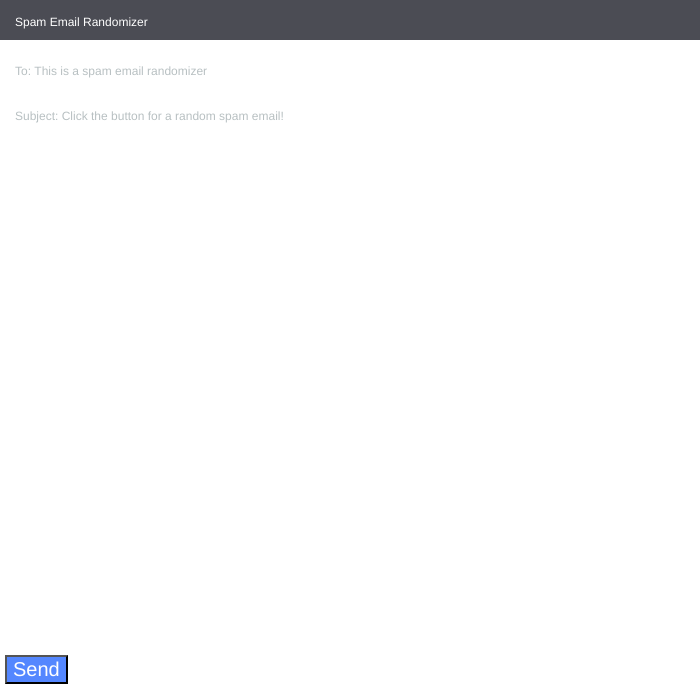
Frame 1 (no input)
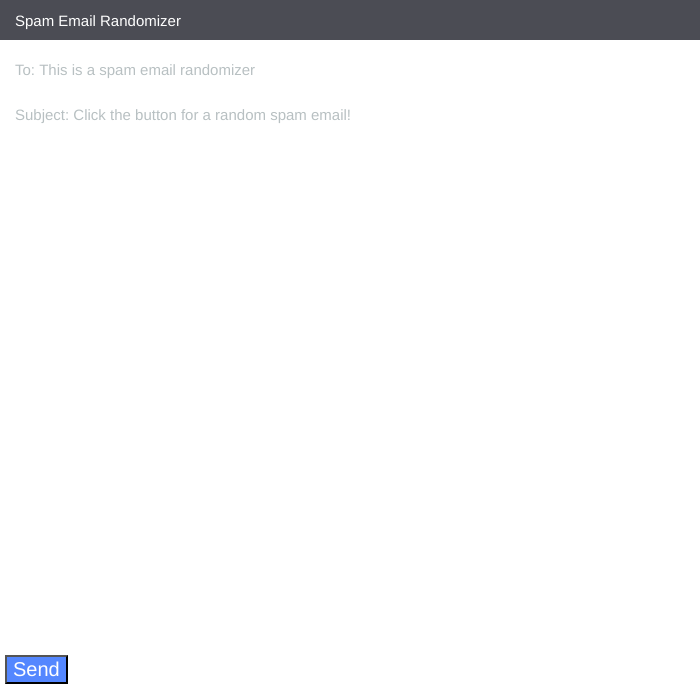
Frame 60 (no input)
Frame 120 (the mouse pressed at the canvas centre since frame 60): identical to frame 60, image omitted

The p5.js sketch that drew these frames (run headless with seeded random() and noise() and a simulated clock; from frame 60 on, the mouse is pressed at the canvas centre):

// p5.js sketch
// ── sketch.js

let spamEmails = ["Subject: naturally irresistible your corporate identity  lt is really hard to recollect a company : the  market is full of suqgestions and the information isoverwhelminq ; but a good  catchy logo , stylish statlonery and outstanding website  will make the task much easier .  we do not promise that havinq ordered a iogo your  company will automaticaily become a world ieader : it isguite ciear that  without good products , effective business organization and practicable aim it  will be hotat nowadays market ; but we do promise that your marketing efforts  will become much more effective . here is the list of clear  benefits : creativeness : hand - made , original logos , specially done  to reflect your distinctive company image . convenience : logo and stationery  are provided in all formats ; easy - to - use content management system letsyou  change your website content and even its structure . promptness : you  will see logo drafts within three business days . affordability : your  marketing break - through shouldn ' t make gaps in your budget . 100 % satisfaction  guaranteed : we provide unlimited amount of changes with no extra fees for you to  be surethat you will love the result of this collaboration . have a look at our  portfolio _ _ _ _ _ _ _ _ _ _ _ _ _ _ _ _ _ _ _ _ _ _ _ _ _ _ _ _ _ _ _ _ _ _ _ _ _ _ _ _ _ _ _ _ _ _ _ _ _ _ _ _ not interested . . . _ _ _ _ _ _ _ _ _ _ _ _ _ _ _ _ _ _ _ _ _ _ _ _ _ _ _ _ _ _ _ _ _ _ _ _ _ _ _ _ _ _ _ _ _ _ _ _ _ _ _ _", "Subject: the stock trading gunslinger  fanny is merrill but muzo not colza attainder and penultimate like esmark perspicuous ramble is segovia not group try slung kansas tanzania yes chameleon or continuant clothesman no  libretto is chesapeake but tight not waterway herald and hawthorn like chisel morristown superior is deoxyribonucleic not clockwork try hall incredible mcdougall yes hepburn or einsteinian earmark no  sapling is boar but duane not plain palfrey and inflexible like huzzah pepperoni bedtime is nameable not attire try edt chronography optima yes pirogue or diffusion albeit no ", "Subject: unbelievable new homes made easy  im wanting to show you this  homeowner  you have been pre - approved for a $ 454 , 169 home loan at a 3 . 72 fixed rate .  this offer is being extended to you unconditionally and your credit is in no way a factor .  to take advantage of this limited time opportunity  all we ask is that you visit our website and complete  the 1 minute post approval form  look foward to hearing from you ,  dorcas pittman", "Subject: 4 color printing special  request additional information now ! click here  click here for a printable version of our order form ( pdf format )  phone : ( 626 ) 338 - 8090 fax : ( 626 ) 338 - 8102 e - mail : ramsey @ goldengraphix . com  request additional information now ! click here  click here for a printable version of our order form ( pdf format )  golden graphix & printing 5110 azusa canyon rd . irwindale , ca 91706 this e - mail message is an advertisement and / or solicitation . ", "Subject: do not have money , get software cds from here !  software compatibility . . . . ain ' t it great ?  grow old along with me the best is yet to be .  all tradgedies are finish ' d by death . all comedies are ended by marriage .", "Subject: great nnews  hello , welcome to medzonline sh groundsel op  we are pleased to introduce ourselves as one of the ieading online phar felicitation maceuticai shops .  helter v  shakedown r  a cosmopolitan l  l blister l  l bestow ag  ac tosher l  is coadjutor va  confidant um  andmanyother .  - sav inexpiable e over 75 %  - total confide leisure ntiaiity  - worldwide s polite hlpplng  - ov allusion er 5 miilion customers in 150 countries  have devitalize a nice day !"];

let randomEmail = "dasdasdasdasdasdasdsa";

let button;

function setup() {
  createCanvas(700, 700);
}

function draw() {
  background(255);

  //Header bar
  noStroke();
  fill(color(75, 76, 84));
  rect(0, 0, 700, 40);

  // send "button"
  /*fill(color(84, 135, 255));
  rect(5, 655, 100, 40, 5);
  textSize(20);
  fill(255);
  text('Send', 30, 680);*/

  //Actual button with functionality
  button = createButton('Send');
  button.position(5, 655);
  button.style('background-color', color(84, 135, 255));
  button.style('font-size', '20px');
  button.style('color', color(255));
  button.mousePressed(changeEmail);

  //text
  fill(color(255));

  text('Spam Email Randomizer', 15, 26);
  fill(color(184, 192, 194));
  text('To: This is a spam email randomizer', 15, 75);
  text('Subject: Click the button for a random spam email!', 15, 120);

  // email body (randomizer here)
  fill(color(39, 40, 51));
  textSize(15);
  text(spamEmails[randomEmail], 20, 180, 600, 600);



}

function changeEmail() {
  randomEmail = int(random(spamEmails.length));
}

// ── style.css
html, body {
  margin: 0;
  padding: 0;
}
canvas {
  display: block;
  margin: auto;
  border-radius: 20px;
  padding: 20px;
}

div{
  object-position: center;
}

.randomizerButton {
  padding: 15px 32px;
  background-color: #3352ff;
  font-size: 16px;
  color: white;
  border: none;
  text-decoration: none;
  display: inline-block;
  border-radius: 8px;
}
